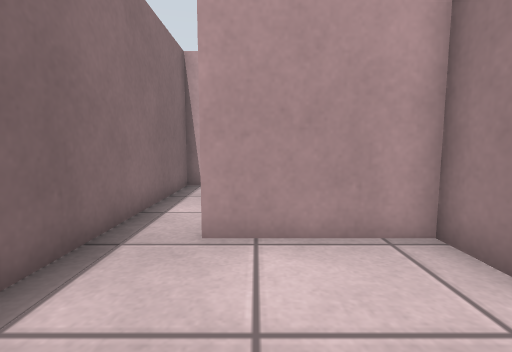
[1] (above)

16 first-person views from a walk through a world built for the Gazebo simulator. The camera is 0.72 m above the floor, tilts 6° down and sees 85° across. The floor is counted in squares, 0.5 m on a side. Each view is taken from the middle of a square. On the plan, view 1 faces up. The plan holds only what a view shows up to about 14 squares ahead; the rest is blank. The place goes on beyond the plan.

[2]
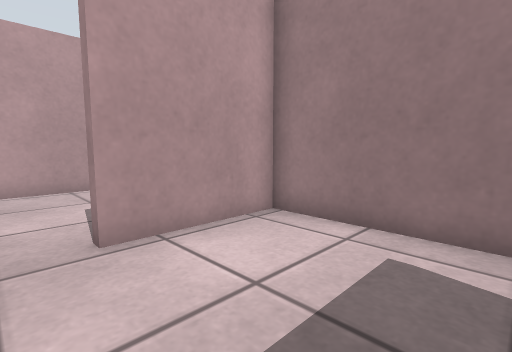

[3]
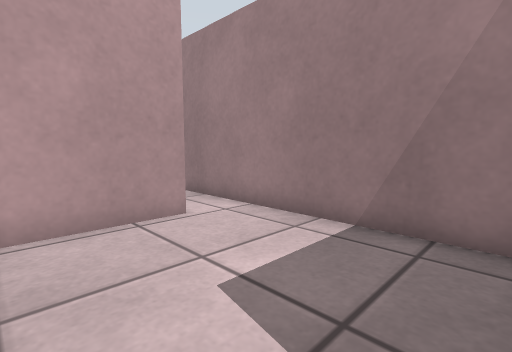

[4]
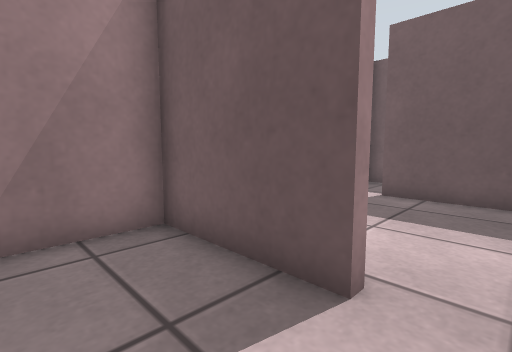

[5]
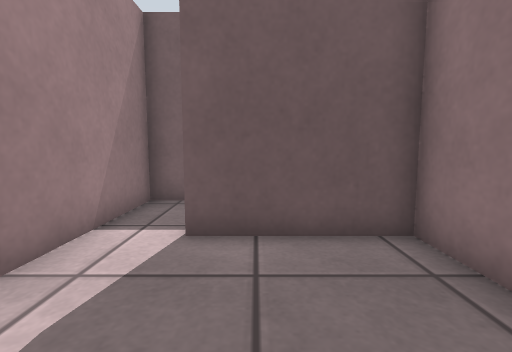

[6]
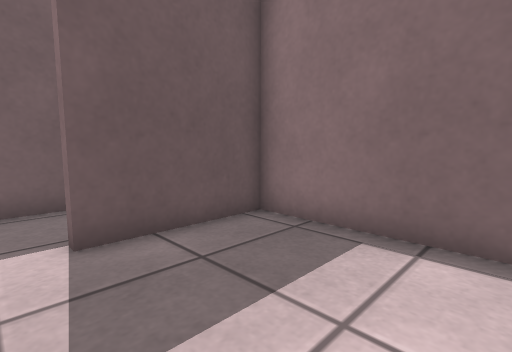

[7]
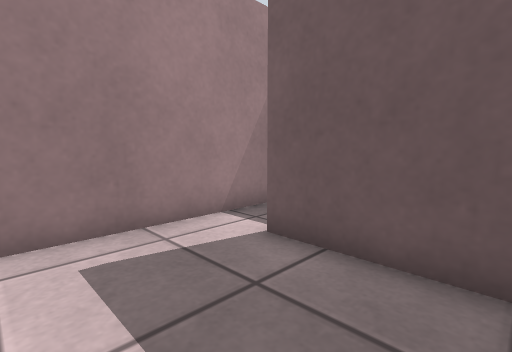

[8]
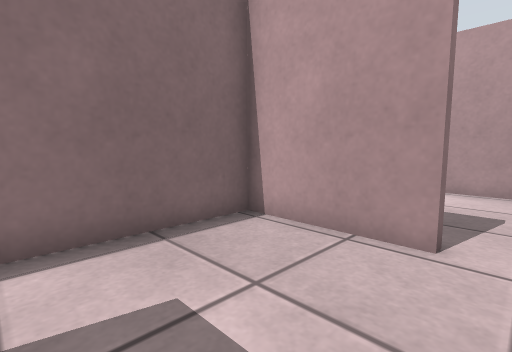

[9]
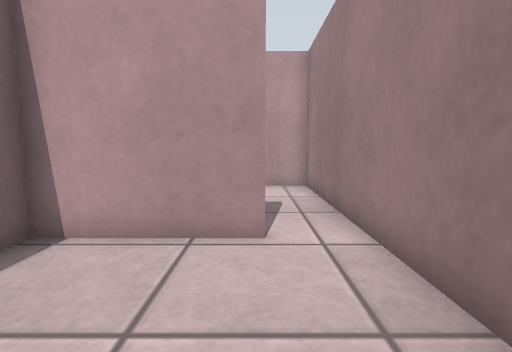

[10]
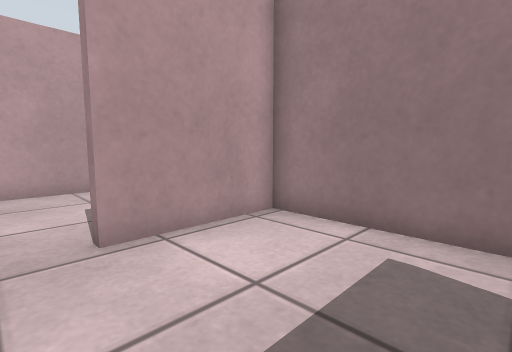

[11]
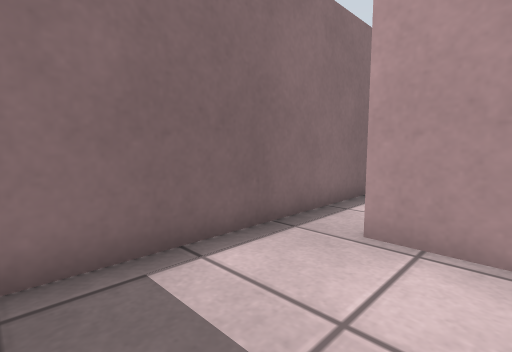

[12]
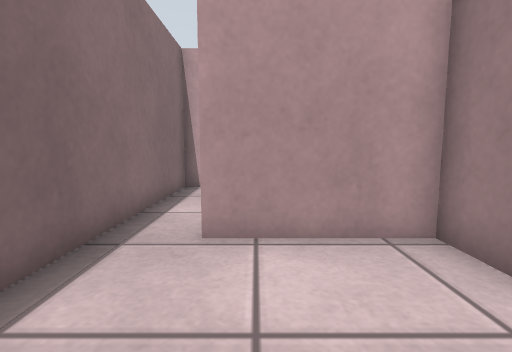

[13]
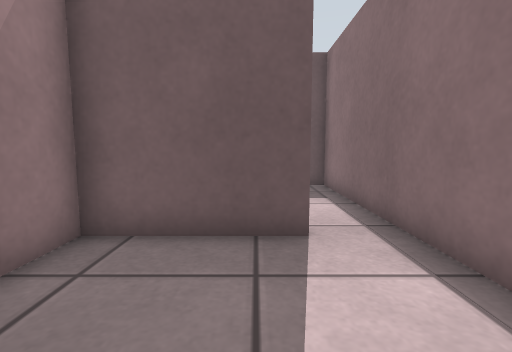

[14]
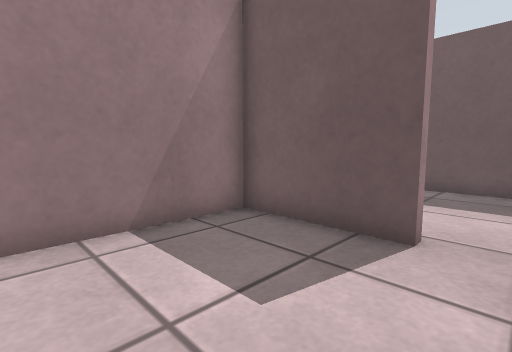

[15]
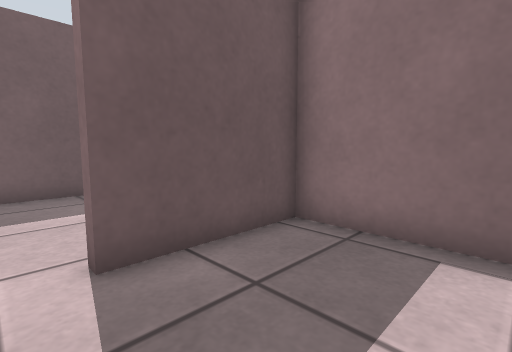

[16]
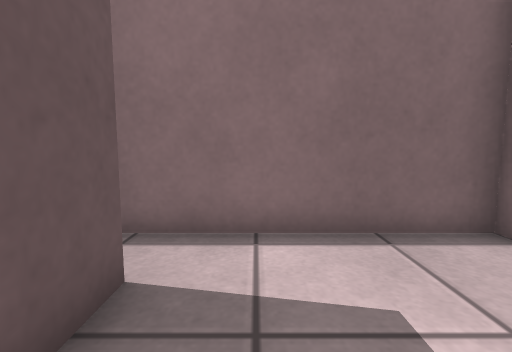

### Floor plan
Ten units are one square. View 1 is at (0, 0); x grows to the right and y downward. Boxes are objects, and circles mark ways between rooms. Rooms are numbered by the first view taken in them; rooms with no view inside come last. Other rooms are left out.
<svg viewBox="-31 -225 64 245">
<path fill="none" stroke="#000" d="M-26 -36 -26 14 13 14M28 4 28 -43 -9 -43M-9 -46 28 -46 28 -96M13 -103 -26 -103 -26 -36M-26 -156 -26 -106 13 -106M28 -96 28 -163 -9 -163M-9 -166 28 -166 28 -209M5 -220 -26 -220 -26 -156"/>
<circle cx="-20" cy="-45" r="3" fill="#2a7"/>
<circle cx="20" cy="-105" r="3" fill="#2a7"/>
<circle cx="-20" cy="-165" r="3" fill="#2a7"/>
<text x="0" y="-20">1</text>
<text x="0" y="-70">2</text>
<text x="0" y="-130">3</text>
<text x="0" y="-190">4</text>
</svg>
Room 1 opens to room 2. Room 2 opens to room 3. Room 3 opens to room 4.

Where each view was taken, in squares from view 1:
view 1: 0 up, 0 right, facing up
view 2: 0 up, 2 left, facing up-right
view 3: 5 up, 2 left, facing up-right
view 4: 7 up, 2 left, facing down-right
view 5: 3 up, 0 right, facing down
view 6: 3 up, 2 right, facing down-left
view 7: 2 up, 2 left, facing down-right
view 8: 6 up, 2 right, facing up-left
view 9: 6 up, 1 right, facing up
view 10: 12 up, 2 left, facing up-right
view 11: 12 up, 1 right, facing up-left
view 12: 12 up, 0 right, facing up
view 13: 21 up, 0 right, facing down
view 14: 21 up, 2 left, facing down-right
view 15: 14 up, 2 right, facing down-left
view 16: 18 up, 2 right, facing left
